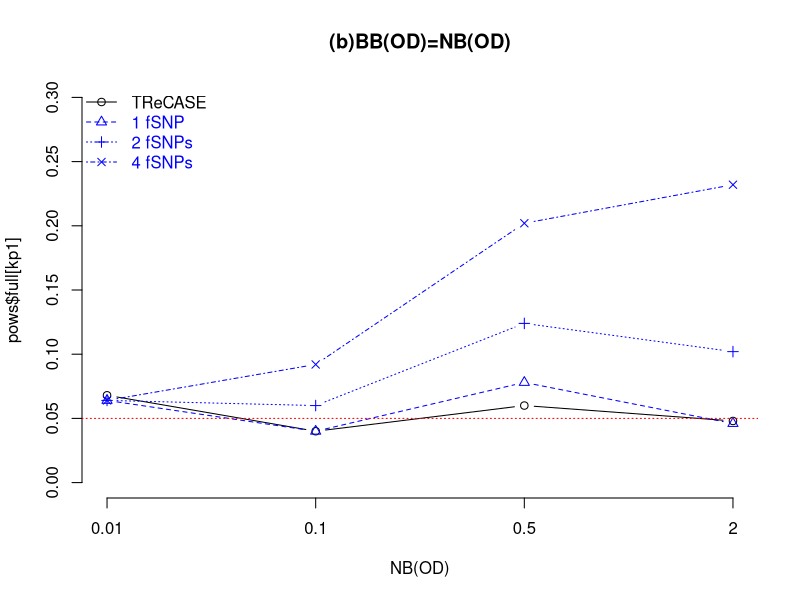

The R script that drew this image:

#workdir = "/pine/scr/z/h/zhabotyn/R01/2019_03_20"
#workdir = "C:/research/R01/reqtl/2019_03_20/sim_ex/snp4/"
#setwd(workdir)

res = read.csv("figure4b_summary.csv")
pars = res[,1:5]
pows = res[,6:7]
fule = res[,8:10]
shoe = res[,11:13]


cols = c("black", rep("blue", 3))
kp1 = pars$nsnpi == 1
kp2 = pars$nsnpi == 2
kp3 = pars$nsnpi == 4
x0 = 1:4
x = pars$NBod[kp1]

png("Figure4b.png", height=4, width=4, res=300, units="in")
plot(x0, pows$full[kp1], ylim=c(0,.3), type="b", 
main="(b)BB(OD)=NB(OD)", xlab="NB(OD)", bty="n", xaxt="n")
legend("topleft", legend=c("TReCASE", "1 fSNP", "2 fSNPs", "4 fSNPs"), 
bty="n", text.col=cols, col=cols, lty=1:4, pch=1:4,)

axis(1, at=x0, labels=x)

lines(x0, pows$short[kp1], type="b", lty=2, pch=2, col="blue")
lines(x0, pows$short[kp2], type="b", lty=3, pch=3, col="blue")
lines(x0, pows$short[kp3], type="b", lty=4, pch=4, col="blue")
abline(h=0.05, col="red", lty=3)
dev.off()


